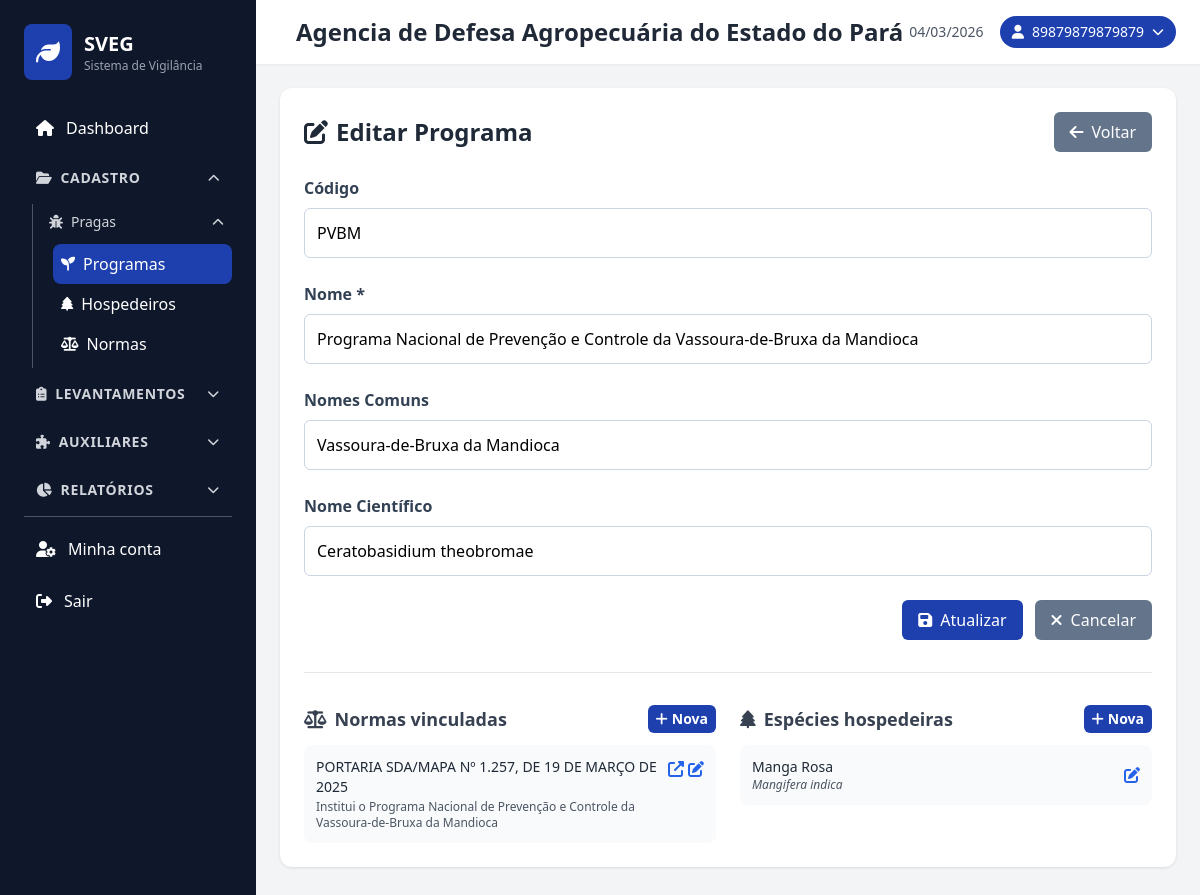
/programas/edit.php?id=68171b8fe81ca6.43972370 (signed in), run on an earlier commit of the app's database.
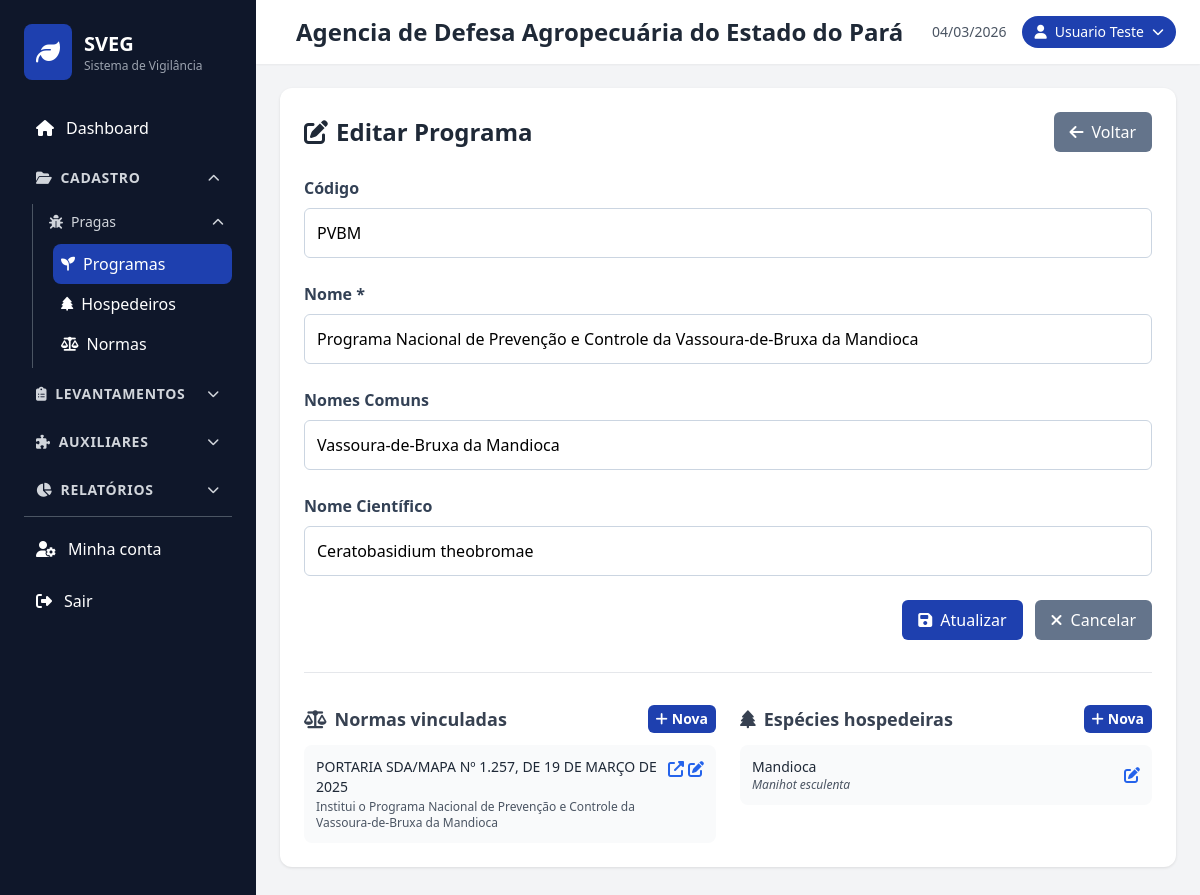
And on a later commit of the database.
### tables this page shows
CREATE TABLE `hospedeiros` (
  `id` varchar(36) NOT NULL,
  `id_programa` varchar(36) NOT NULL,
  `nomes_comuns` varchar(255) NOT NULL,
  `nome_cientifico` varchar(255) NOT NULL,
  `criado_em` timestamp NOT NULL DEFAULT CURRENT_TIMESTAMP,
  `atualizado_em` timestamp NOT NULL DEFAULT CURRENT_TIMESTAMP ON UPDATE CURRENT_TIMESTAMP
);

### includes/auth.php (called while the page is built, shortened)
<?php
function getLoggedUser() {
    return $_SESSION['user'] ?? null;
}

### includes/functions.php (called while the page is built, shortened)
<?php
function getUserPhotoDataUrl($login) {
    $db = (new Database())->getConnection();
    $stmt = $db->prepare("SELECT picture FROM sec_users WHERE login = ?");
    $stmt->execute([$login]);
    $blob = $stmt->fetchColumn();
    if (!$blob) return null;
    $finfo = new finfo(FILEINFO_MIME_TYPE);
    $mime = $finfo->buffer($blob) ?: 'image/jpeg';
    return 'data:' . $mime . ';base64,' . base64_encode($blob);
}
function sanitizeInput($data) {
    $data = trim($data);
    $data = stripslashes($data);
    return htmlspecialchars($data, ENT_QUOTES, 'UTF-8');
}
?>

### programas/edit.php (the view, shortened to what the changed rows need)
<?php
require_once '../includes/functions.php';
include '../includes/header.php';
$database = new Database();
$db = $database->getConnection();
$id = isset($_GET['id']) ? sanitizeInput($_GET['id']) : null;
$stmt = $db->prepare("SELECT * FROM hospedeiros WHERE id_programa = :id ORDER BY nomes_comuns ASC");
$stmt->bindParam(':id', $id);
$stmt->execute();
$hospedeiros_programa = $stmt->fetchAll(PDO::FETCH_ASSOC);
?>
<div class="card">
    <div class="flex justify-between items-center mb-6">
        <h2 class="text-2xl font-bold text-gray-800">
            <i class="fas fa-edit mr-2"></i>Editar Programa
        </h2>
    </div>
    <div class="grid grid-cols-1 lg:grid-cols-2 gap-6">
        <div>
            <?php if (empty($hospedeiros_programa)): ?>
            <p class="text-gray-500 text-sm">Nenhuma espécie hospedeira vinculada.</p>
            <?php else: ?>
            <ul class="space-y-2">
                <?php foreach ($hospedeiros_programa as $h): ?>
                <li class="flex items-center justify-between p-3 bg-gray-50 rounded-lg">
                    <div>
                        <p class="font-medium text-gray-800 text-sm"><?php echo htmlspecialchars($h['nomes_comuns'] ?? '-'); ?></p>
                        <?php if (!empty($h['nome_cientifico'])): ?>
                        <p class="text-gray-600 text-xs italic"><?php echo htmlspecialchars($h['nome_cientifico']); ?></p>
                        <?php endif; ?>
                    </div>
                    <a href="../hospedeiros/edit.php?id=<?php echo htmlspecialchars($h['id']); ?>" class="text-blue-600 hover:text-blue-800 shrink-0" title="Editar"><i class="fas fa-edit"></i></a>
                </li>
                <?php endforeach; ?>
            </ul>
            <?php endif; ?>
        </div>
    </div>
</div>
<?php include '../includes/footer.php'; ?>

### includes/header.php (shortened to what the changed rows need)
<?php
require_once __DIR__ . '/auth.php';
$script_name = isset($_SERVER['SCRIPT_NAME']) ? $_SERVER['SCRIPT_NAME'] : '/';
$script_dir = str_replace('\\', '/', dirname($script_name));
$dir_segments = array_values(array_filter(explode('/', trim($script_dir, '/'))));
$subfolders = ['programas', 'propriedades', 'produtos', 'hospedeiros', 'produtores', 'orgaos', 'orgaos_tipos', 'unidades', 'municipios', 'cargos', 'normas', 'termo_inspecao', 'amostragem', 'usuarios', 'config_email'];
$last_seg = end($dir_segments);
if ($last_seg && in_array($last_seg, $subfolders)) {
    array_pop($dir_segments);
}
$base_path = (count($dir_segments) > 0) ? '/' . implode('/', $dir_segments) . '/' : '/';
?>
<!DOCTYPE html>
<html lang="pt-BR">
<head>
    <script src="https://cdn.tailwindcss.com"></script>
    <link rel="stylesheet" href="https://cdnjs.cloudflare.com/ajax/libs/font-awesome/6.4.0/css/all.min.css">
    <link rel="stylesheet" href="<?php echo htmlspecialchars($base_path); ?>css/style.css">
</head>
<body class="bg-gray-100">
    <div class="flex h-screen overflow-hidden">
        <?php include 'sidebar.php'; ?>
        <div class="flex flex-col flex-1 overflow-y-auto">
            <header id="app-header" class="bg-white shadow-sm">
                <div class="px-6 py-4 flex justify-between items-center">
                    <div class="flex items-center">
                        <h1 class="text-2xl font-bold text-gray-800 ml-4"><?php
                            $u = getLoggedUser();
                            echo htmlspecialchars($u['orgao_nome'] ?? 'SVEG');
                        ?></h1>
                    </div>
                    <div class="flex items-center space-x-4">
                        <?php $user = getLoggedUser();
                        $user_photo_url = $user ? getUserPhotoDataUrl($user['login']) : null;
                        ?>
                        <div class="relative" id="user-badge-wrap">
                            <button type="button" id="user-badge" class="flex items-center gap-2 bg-primary text-white px-3 py-1.5 rounded-full text-sm hover:bg-blue-900 cursor-pointer transition-colors">
                                <?php if ($user_photo_url): ?>
                                <img src="<?php echo htmlspecialchars($user_photo_url); ?>" alt="" class="w-6 h-6 rounded-full object-cover">
                                <?php else: ?>
                                <i class="fas fa-user"></i>
                                <?php endif; ?>
                                <span><?php echo htmlspecialchars($user['name'] ?? $user['login'] ?? 'Usuário'); ?></span>
                                <i class="fas fa-chevron-down text-xs"></i>
                            </button>
                        </div>
                    </div>
                </div>
            </header>
            <main class="flex-1 p-6 overflow-y-auto min-w-0">

What changed in the data, as far as the page shows it:
changed hospedeiros: nomes_comuns "Manga Rosa" → "Mandioca"; nome_cientifico "Mangifera indica" → "Manihot esculenta"
Also different on the page:
$user['name']: "89879879879879" → "Usuario Teste"
